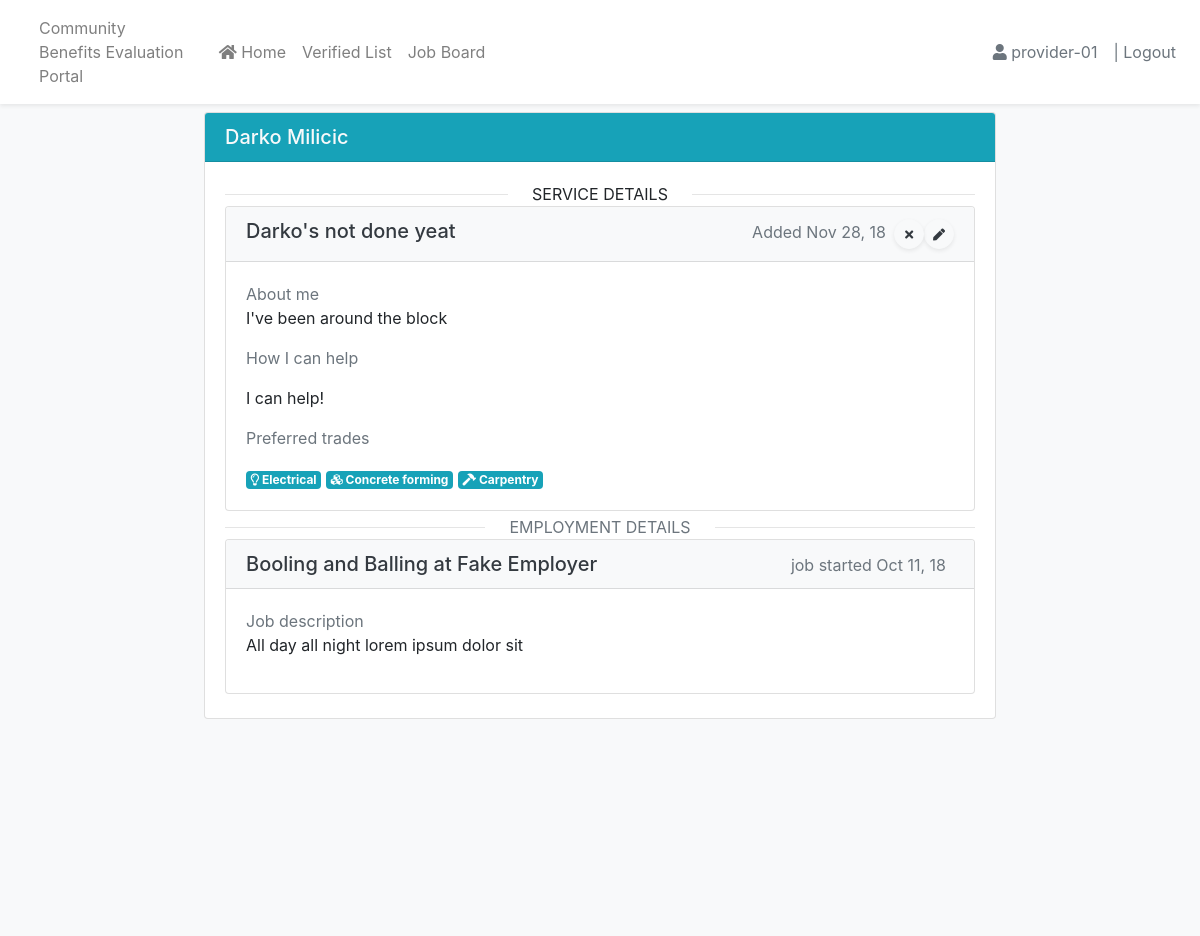
The app's page /cbtrack/candidate/2/ (signed in) with its own data.
### cbtrack/models.py (models this page shows, shortened)
class Candidate(models.Model):
    first_name = models.CharField(max_length=100, help_text='First name')
    last_name = models.CharField(max_length=100, help_text='Last name')
    email = models.EmailField(help_text='Email')
    phone = models.CharField(max_length=15, blank=True)
    TRADE_STATUS_CHOICES = {
        ('a', 'Apprentice'),
        ('j', 'Journeyperson'),
        ('o', 'Non-trades'),
    }
    trade_status = models.CharField(
        max_length=100,
        default='a',
        choices=TRADE_STATUS_CHOICES,
        help_text='Trade status'
    )
    date_added = models.DateTimeField('date registered in the tracker', auto_now_add=True)
    created_by = models.ForeignKey(User, on_delete=models.SET_NULL, null=True, blank=True)
    date_of_birth = models.DateField()
    racialized = models.BooleanField()
    indigenous = models.BooleanField()
    female = models.BooleanField()
    veteran = models.BooleanField()

class ServiceDetail(models.Model):
    candidate = models.ForeignKey(Candidate, on_delete=models.CASCADE)
    service_provider = models.ForeignKey(
        User,
        on_delete=models.SET_NULL,
        null=True,
        blank=True
    )
    job_board = models.BooleanField()
    verified_list = models.BooleanField()
    """
    Job board material will be presented to employers without any identifying information about the candidate being
    shared. The intention here is to have a place where employers can seek out community benefits eligible candidates,
    flag their interest in contacting them to the relevant service provider, and have them arrange next steps
    """
    post_title = models.CharField(
        max_length=140, blank=True, null=True,
        default='A Snappy Post Title'
    )
    about_me = models.TextField(
        max_length=280, blank=True, null=True,
        default='I don\'t want to brag, but I\'m the best!'
    )
    how_help = models.TextField(
        max_length=280, blank=True, null=True,
        default='Here\'s what I\'m going to do for you'
    )
    top_trade = models.ManyToManyField(
        'TopTrade',
        blank=True
    )
    class Meta:
        permissions = (('service_detail_admin', 'Create, Update, and Delete service details'), )

class TopTrade(models.Model):
    name = models.CharField(max_length=100)
    fa_icon = models.CharField(max_length=100)
    def __str__(self):
        return self.name

class EmploymentDetail(models.Model):
    candidate = models.ForeignKey(Candidate, on_delete=models.CASCADE)
    employer = models.ForeignKey(User, on_delete=models.CASCADE)
    job_title = models.CharField(max_length=100)
    job_description = models.TextField(max_length=280)
    job_start_date = models.DateField()
    class Meta:
        permissions = (('employment_detail_admin', 'Create, Update, and Delete employment details'), )

class Profile(models.Model):
    user = models.OneToOneField(User, on_delete=models.CASCADE)
    role = models.CharField(max_length=120, blank=True, null=True)
    phone = models.IntegerField(blank=True, null=True)
    org_type = models.CharField(max_length=100, choices={('emp', 'Employer'), ('sp', 'Service Provider')}, blank=True, null=True)
    org_name = models.CharField(max_length=100)
    org_description = models.TextField(max_length=500)

### cbtrack/views.py (the view)
class CandidateDetailView(generic.DetailView):
    model = Candidate

### cbtrack/templates/cbtrack/candidate_detail.html (shortened to what this page needs)
{% extends "cbtrack/base_generic.html" %}
{% block main %}
<div class="card">
    <h5 class="card-header bg-info text-light">
        {{candidate.first_name}} {{candidate.last_name}}
    </h5>
<div class="card-body">
{% if perms.cbtrack.service_detail_admin %}
<div class="d-flex">
    <hr class="my-auto flex-grow-1">
    <div class="px-4">SERVICE DETAILS</div>
    <hr class="my-auto flex-grow-1">
</div>
{% if candidate.servicedetail_set.count != 0 %}
    {% for post in candidate.servicedetail_set.all %}
    <div class="card mb-1">
            <h5 class="card-header text-dark bg-light">
                {{ post.post_title }}
                {% if post.service_provider == user %}
                <a href="{% url 'cbtrack:service-detail_update' post.pk %}" class="btn btn-light btn-circle shadow-sm float-right m-0">
                    <i class="fas fa-pen text-dark"></i>
                </a>
                <a href="{% url 'cbtrack:service-detail_delete' post.pk %}" class="btn btn-light btn-circle shadow-sm float-right m-0">
                    <i class="fas fa-times text-dark"></i>
                </a>
                {% endif %}
                <small class="text-muted float-right mt-1 mr-2">
                    Added {{ post.candidate.date_added|date:"M d, y" }}
                </small>
            </h5>
        <div class="card-body">
        <p><span class="text-muted">About me</span><br>{{ post.about_me }}</p>
        <p class="text-muted">How I can help</p>
        <p>{{ post.how_help }}</p>
        <p class="text-muted">Preferred trades</p>
        {% for trade in post.top_trade.all %}
            <span class="badge badge-info">
                <i class="{{ trade.fa_icon }}"></i>
                {{ trade }}
            </span>
        {% endfor %}
        </div>
    </div>
    {% endfor %}
{% elif perms.cbtrack.service_detail_admin %}
<a href="{% url 'cbtrack:service-detail_create' candidate.pk %}">Add service details for {{candidate.first_name}}</a>
{% endif %}
{% endif %}
{% if candidate.employmentdetail_set.count != 0 %}
<div class="d-flex">
    <hr class="my-auto flex-grow-1">
    <div class="px-4 text-muted">EMPLOYMENT DETAILS</div>
    <hr class="my-auto flex-grow-1">
</div>
{% for post in candidate.employmentdetail_set.all %}
<div class="card mb-1">
        <h5 class="card-header text-dark bg-light">
            {{ post.job_title }} at {{ post.employer.profile.org_name }}
            <small class="text-muted float-right mt-1 mr-2">
                job started {{ post.job_start_date|date:"M d, y" }}
            </small>
        </h5>
        <div class="card-body">
        <p><span class="text-muted">Job description</span><br>{{ post.job_description }}</p>
        </div>
</div>
{% endfor %}
</div>
</div>
{% elif perms.cbtrack.employment_detail_admin %}
<a href="{% url 'cbtrack:employment-detail_create' candidate.pk %}">Add employment details for {{candidate.first_name}}</a>
</div>
{% endif %}
</div>
</div>
{% endblock main %}

### cbtrack/templates/cbtrack/base_generic.html (shortened to what this page needs)
<!DOCTYPE html>
<html lang="en" class="p-0">
<head>
    <link rel="stylesheet" href="https://stackpath.bootstrapcdn.com/bootstrap/4.1.3/css/bootstrap.min.css"
>
    <link rel="stylesheet" href="https://use.fontawesome.com/releases/v5.5.0/css/all.css">
    {% load static %}
    <link rel="stylesheet" href="{% static 'cbtrack/css/styles.css' %}">
</head>
<body class="mb-0 p-0 bg-light">
    {% block topnav %}
    <nav class="navbar navbar-expand-md navbar-light bg-white shadow-sm mb-0">
        <div class="navbar-collapse collapse w-100 order-1 order-md-0 dual-collapse2">
            <div class="col-md-4">
            <ul class="navbar-nav mr-auto">
                <li class="nav-item">
                <a class="nav-link" href="{% url 'cbtrack:index' %}">
                    {% block pagetitle %}
                        Community Benefits Evaluation Portal
                    {% endblock %}
                </a>
                </li>
            </ul>
            </div>
            <ul class="navbar-nav mr-auto">
                <li class="nav-item">
                    <a class="nav-link" href="{% url 'cbtrack:index' %}">
                    <i class="fa fa-home"></i>
                    Home
                    </a>
                </li>
                <li class="nav-item">
                    <a class="nav-link" href="{% url 'cbtrack:verified-list' %}">   Verified List
                </a>
                </li>
                <li class="nav-item">
                    <a class="nav-link" href="{% url 'cbtrack:job-board' %}">
                    Job Board
                </a>
                </li>
            </ul>
        </div>
    <div class="navbar-collapse collapse w-100 order-3 dual-collapse2">
        <ul class="navbar-nav ml-auto">
                <li class="nav-item">
                {% if user.is_authenticated %}
                    <a class="nav-link text-muted" href="#">
                        <i class="fas fa-user"></i>
                        {{ user.get_username }}
                    </a>
                </li>
                <li class="nav-item">
                    <a class="nav-link text-muted" href="{% url 'logout' %}?next={{ request.path }}"> | Logout</a>
                {% else %}
                    <a href="{% url 'login' %}?next={{ request.path }}" class="nav-link float-right">Login</a>
                {% endif %}
                </li>
        </ul>
    </div>
    </nav>
    {% endblock %}
    <main role="main" class="container-fluid bg-light pt-1 fill" style="min-height: 100%">
    <div class="row fill bg-light" style="min-height: 100vh; height: 100%">
        <div class="col-md-2">
        </div>
        <div class="col-md-8 p-1">
            {% block main %}
            {% endblock %}
        <aside class="col-md-2 p-0 pt-1">
        </aside>
    </main>
</body>
</html>

### static/cbtrack/css/styles.css (style rules this page uses)
html { position: relative; min-height: 100%; height: 100%; }
body { height: 100%; margin-bottom: 60px; }
.btn-circle { width: 30px; height: 30px; text-align: center; padding: 6px 0; font-size: 12px; line-height: 1.428571429; border-radius: 15px; }
html, body { height: 100%; }

### records on screen
Candidate: first_name "Darko", last_name "Milicic"
ServiceDetail: post_title "Darko's not done yeat", candidate.date_added "Nov 28, 18", about_me "I've been around the block", how_help "I can help!"
TopTrade: name "Electrical"
TopTrade: name "Concrete forming"
TopTrade: name "Carpentry"
EmploymentDetail: job_title "Booling and Balling", employer.profile.org_name "Fake Employer", job_start_date "Oct 11, 18", job_description "All day all night lorem ipsum dolor sit"

### other values on screen
{{ user.get_username }} "provider-01"
